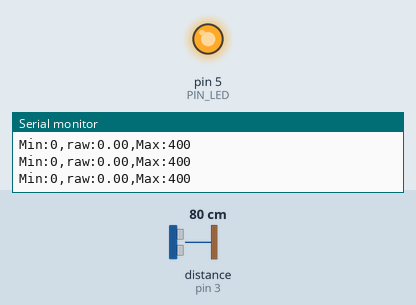
This sketch was run on a simulated Arduino Uno, built with avr-gcc and run on an emulated ATmega328P. Shown: output pins drawn as LEDs (lit = HIGH), the last lines printed to the serial monitor. Wiring (inferred from the names in the program): ultrasonic range finder: trigger pin 2; echo pin 3. The test bench sets the inputs (shaded band); at power-on: distance to the obstacle (sensor on pin 3) 80 cm. The echo pulse lasts 58.3 µs per cm; pins used as bus, display or sensor lines are not drawn.

Above: at 1.2 s.
1.3 s: distance to the obstacle (sensor on pin 3) set to 18 cm
4.3 s: distance to the obstacle (sensor on pin 3) set to 2 cm
At 4.3 s:
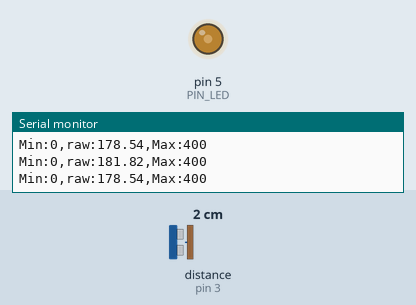
Timing chart, 0 to 7.3 s (numbered marks = the images above; inputs shaded):
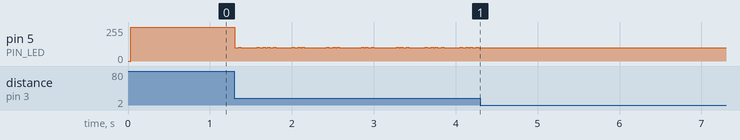

The sketch:

08_example_2.ino
```cpp
// Arduino pin assignment
#define PIN_LED 5
#define PIN_TRIG 2
#define PIN_ECHO 3

// configurable parameters
#define SND_VEL 346.0 // sound velocity at 24 celsius degree (unit: m/s)
#define INTERVAL 25 // sampling interval (unit: ms)
#define _DIST_MIN 100 // minimum distance to be measured (unit: mm)
#define _DIST_MAX 300 // maximum distance to be measured (unit: mm)

// global variables
float timeout; // unit: us
float dist_min, dist_max, dist_raw; // unit: mm
unsigned long last_sampling_time; // unit: ms
float scale; // used for pulse duration to distance conversion
int LED_POW = 0;
void setup() {
  // initialize GPIO pins
  pinMode(PIN_LED, OUTPUT);
  pinMode(PIN_TRIG, OUTPUT);
  digitalWrite(PIN_TRIG, LOW);
  pinMode(PIN_ECHO, INPUT);

  // initialize USS related variables
  dist_min = _DIST_MIN;
  dist_max = _DIST_MAX;
  timeout = (INTERVAL / 2) * 1000.0; // precalculate pulseIn() timeout value. (unit: us)
  dist_raw = 0.0; // raw distance output from USS (unit: mm)
  scale = 0.001 * 0.5 * SND_VEL;

  // initialize serial port
  Serial.begin(57600);

  // initialize last sampling time
  last_sampling_time = 0;
}

void loop() {
  // wait until next sampling time.
  // millis() returns the number of milliseconds since the program started. Will overflow after 50 days.
  if (millis() < last_sampling_time + INTERVAL) return;

  // get a distance reading from the USS
  dist_raw = USS_measure(PIN_TRIG, PIN_ECHO, dist_raw);


  // output the read value to the serial port
  Serial.print("Min:0,");
  Serial.print("raw:");
  Serial.print(dist_raw);
  Serial.print(",");
  Serial.println("Max:400");

  LED_POW = map(dist_raw,100, 300, 0, 255);
  // turn on the LED if the distance is between dist_min and dist_max
  if (dist_raw < dist_min || dist_raw > dist_max) {
    analogWrite(PIN_LED, 255);
  }
  else {
    analogWrite(PIN_LED, LED_POW);
  }

  // do something here
  //delay(50); // Assume that it takes 50ms to do something.

  // update last sampling time
  last_sampling_time += INTERVAL;
}

// get a distance reading from USS. return value is in millimeter.
float USS_measure(int TRIG, int ECHO, int cur)
{
  float reading;
  digitalWrite(TRIG, HIGH);
  delayMicroseconds(10);
  digitalWrite(TRIG, LOW);
  reading = pulseIn(ECHO, HIGH, timeout) * scale; // unit: mm
  if (reading < dist_min || reading > dist_max) reading = cur; // return 0 when out of range.
  return reading;
}
```

Measured:
- after the input at 4.3 s, pin 5 (PIN_LED): stops changing and stays 99/255
